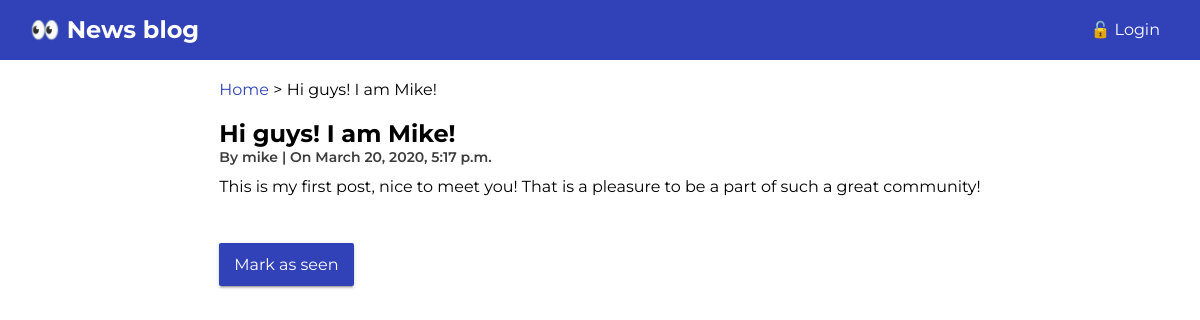
Screenshot of /post/11/ with the database file from the repository.
### post/models.py (models this page shows, shortened)
class Post(models.Model):
    title = models.CharField(max_length=100)
    body = models.TextField(max_length=1000)
    author = models.ForeignKey(User, on_delete=models.CASCADE)
    creation_date = models.DateTimeField(default=now)
    read = models.BooleanField(default=False)

### post/views.py (the view)
# urls.py: url(r'^post/(?P<pk>[\d]+)/$', views.PostDetail.as_view(), name='post_detail'),
class PostDetail(DetailView):
    model = Post
    def get_object(self):
        object = super(PostDetail, self).get_object()
        object.read = True
        object.save()
        return object

### post/templates/post/post_detail.html (shortened to what this page needs)
{% extends 'post/base.html' %}
{% load static %}
{% block breadcrumb %}{{ block.super }} > {{ post.title }} {% endblock %}
{% block content %}
    <div class="blog-item">
            <h2>{{ post.title }} </h2>
            <div class="info">
                By <span><a href="#">{{ post.author }}</a></span> | On <span>{{ post.creation_date }}</span>
            </div>
            <p> {{ post.body  }}</p>
        </div>
    <div class="form">
        <form action="" method="post" novalidate>
            <p><input type="submit" value="Mark as seen"></p>
        </form>
    </div>
{% endblock %}

### post/static/post/css/style.css (style rules this page uses)
:root { --primary: #3142b9; --primary-light: rgb(212, 47, 47); --light-dark: #3d3d3d; --lighter-dark: #5e5d5d; }
body { font-family: 'Montserrat', sans-serif; }
h2 { margin: 0; }
a { text-decoration: none; color: var(--secondary); }
nav > h2, p { margin: 0; }
.content-wrapper > div { grid-column: 2; max-width: 780px; margin: 20px 0; }
.blog-item .info { margin-bottom: 10px; font-size: 14px; font-weight: 600; color: var(--light-dark); }
.blog-item p { line-height: 22px; }
.form input, textarea, select { width: 100%; padding: 12px 15px; border-radius: 2px; border: none; margin: 5px 0 20px 0; font-size: 16px; background: #f3efef; box-shadow: 0 2px 2px 0 rgba(0,0,0,.14),0 3px 1px -2px rgba(0,0,0,.2),0 1px 5px 0 rgba(0,0,0,.12); }
.form input[type="submit"] { background: var(--primary); color: white; width: auto; }

### rows the page displays
Post: title "Hi guys! I am Mike!", author "mike", creation_date "March 20, 2020, 5:17 p.m.", body "This is my first post, nice to meet you! That is a pleasure to be a part of such a great community!"
